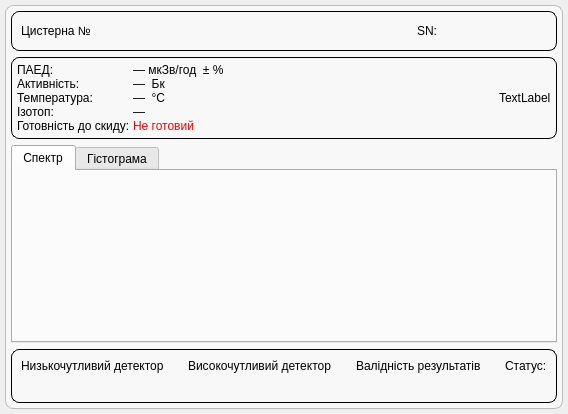
<?xml version="1.0" encoding="UTF-8"?>
<ui version="4.0">
 <class>Form</class>
 <widget class="QWidget" name="Form">
  <property name="geometry">
   <rect>
    <x>0</x>
    <y>0</y>
    <width>568</width>
    <height>414</height>
   </rect>
  </property>
  <property name="sizePolicy">
   <sizepolicy hsizetype="Expanding" vsizetype="Preferred">
    <horstretch>0</horstretch>
    <verstretch>0</verstretch>
   </sizepolicy>
  </property>
  <property name="minimumSize">
   <size>
    <width>0</width>
    <height>0</height>
   </size>
  </property>
  <property name="windowTitle">
   <string>Form</string>
  </property>
  <property name="styleSheet">
   <string notr="true">#QWidget {
background-color: rgb(248, 248, 249);
}



</string>
  </property>
  <layout class="QVBoxLayout" name="verticalLayout_3">
   <property name="leftMargin">
    <number>5</number>
   </property>
   <property name="topMargin">
    <number>5</number>
   </property>
   <property name="rightMargin">
    <number>5</number>
   </property>
   <property name="bottomMargin">
    <number>5</number>
   </property>
   <item>
    <widget class="QFrame" name="deviceCard">
     <property name="sizePolicy">
      <sizepolicy hsizetype="Expanding" vsizetype="Preferred">
       <horstretch>0</horstretch>
       <verstretch>0</verstretch>
      </sizepolicy>
     </property>
     <property name="styleSheet">
      <string notr="true">#deviceCard {
    border: 1px solid #bbb;
    border-radius: 8px;
    background-color: rgb(248, 248, 249);
}</string>
     </property>
     <property name="frameShape">
      <enum>QFrame::Shape::StyledPanel</enum>
     </property>
     <property name="frameShadow">
      <enum>QFrame::Shadow::Raised</enum>
     </property>
     <layout class="QGridLayout" name="gridLayout_3">
      <property name="leftMargin">
       <number>5</number>
      </property>
      <property name="topMargin">
       <number>5</number>
      </property>
      <property name="rightMargin">
       <number>5</number>
      </property>
      <property name="bottomMargin">
       <number>5</number>
      </property>
      <property name="horizontalSpacing">
       <number>5</number>
      </property>
      <item row="3" column="0">
       <widget class="QFrame" name="statusSection">
        <property name="styleSheet">
         <string notr="true">#statusSection {
border: 1px solid black;
border-radius: 8px
}</string>
        </property>
        <property name="frameShape">
         <enum>QFrame::Shape::StyledPanel</enum>
        </property>
        <property name="frameShadow">
         <enum>QFrame::Shadow::Raised</enum>
        </property>
        <layout class="QHBoxLayout" name="horizontalLayout_5">
         <item>
          <layout class="QHBoxLayout" name="horizontalLayout_2">
           <item>
            <layout class="QVBoxLayout" name="verticalLayout_9">
             <item>
              <widget class="QLabel" name="lowDetectorLabel">
               <property name="text">
                <string>Низькочутливий детектор</string>
               </property>
              </widget>
             </item>
             <item>
              <widget class="QLabel" name="lowDetectorValue">
               <property name="text">
                <string/>
               </property>
              </widget>
             </item>
            </layout>
           </item>
           <item>
            <spacer name="horizontalSpacer_3">
             <property name="orientation">
              <enum>Qt::Orientation::Horizontal</enum>
             </property>
             <property name="sizeHint" stdset="0">
              <size>
               <width>40</width>
               <height>20</height>
              </size>
             </property>
            </spacer>
           </item>
           <item>
            <layout class="QVBoxLayout" name="verticalLayout_8">
             <item>
              <widget class="QLabel" name="highDetectorLabel">
               <property name="text">
                <string>Високочутливий детектор</string>
               </property>
              </widget>
             </item>
             <item>
              <widget class="QLabel" name="highDetectorValue">
               <property name="text">
                <string/>
               </property>
              </widget>
             </item>
            </layout>
           </item>
           <item>
            <spacer name="horizontalSpacer_4">
             <property name="orientation">
              <enum>Qt::Orientation::Horizontal</enum>
             </property>
             <property name="sizeHint" stdset="0">
              <size>
               <width>40</width>
               <height>20</height>
              </size>
             </property>
            </spacer>
           </item>
           <item>
            <layout class="QVBoxLayout" name="verticalLayout_7">
             <item>
              <widget class="QLabel" name="validityLabel">
               <property name="text">
                <string>Валідність результатів</string>
               </property>
              </widget>
             </item>
             <item>
              <widget class="QLabel" name="validityValue">
               <property name="text">
                <string/>
               </property>
              </widget>
             </item>
            </layout>
           </item>
           <item>
            <spacer name="horizontalSpacer_5">
             <property name="orientation">
              <enum>Qt::Orientation::Horizontal</enum>
             </property>
             <property name="sizeHint" stdset="0">
              <size>
               <width>40</width>
               <height>20</height>
              </size>
             </property>
            </spacer>
           </item>
           <item>
            <layout class="QVBoxLayout" name="verticalLayout_12">
             <item>
              <widget class="QLabel" name="statusLabel">
               <property name="text">
                <string>Статус:</string>
               </property>
              </widget>
             </item>
             <item>
              <widget class="QLabel" name="statusValue">
               <property name="text">
                <string/>
               </property>
              </widget>
             </item>
            </layout>
           </item>
          </layout>
         </item>
        </layout>
       </widget>
      </item>
      <item row="0" column="0">
       <widget class="QFrame" name="infoSection">
        <property name="sizePolicy">
         <sizepolicy hsizetype="Expanding" vsizetype="Preferred">
          <horstretch>0</horstretch>
          <verstretch>0</verstretch>
         </sizepolicy>
        </property>
        <property name="minimumSize">
         <size>
          <width>0</width>
          <height>0</height>
         </size>
        </property>
        <property name="maximumSize">
         <size>
          <width>16777215</width>
          <height>40</height>
         </size>
        </property>
        <property name="styleSheet">
         <string notr="true">#infoSection {
border: 1px solid black;
border-radius: 8px
}</string>
        </property>
        <property name="frameShape">
         <enum>QFrame::Shape::StyledPanel</enum>
        </property>
        <property name="frameShadow">
         <enum>QFrame::Shadow::Raised</enum>
        </property>
        <layout class="QHBoxLayout" name="horizontalLayout_4">
         <item>
          <layout class="QHBoxLayout" name="horizontalLayout_3">
           <item>
            <widget class="QLabel" name="positionLabel">
             <property name="styleSheet">
              <string notr="true">font: 700 11pt &quot;Segoe UI&quot;;</string>
             </property>
             <property name="text">
              <string>Цистерна №</string>
             </property>
             <property name="alignment">
              <set>Qt::AlignmentFlag::AlignLeading|Qt::AlignmentFlag::AlignLeft|Qt::AlignmentFlag::AlignVCenter</set>
             </property>
            </widget>
           </item>
           <item>
            <spacer name="horizontalSpacer_2">
             <property name="orientation">
              <enum>Qt::Orientation::Horizontal</enum>
             </property>
             <property name="sizeType">
              <enum>QSizePolicy::Policy::Minimum</enum>
             </property>
             <property name="sizeHint" stdset="0">
              <size>
               <width>40</width>
               <height>20</height>
              </size>
             </property>
            </spacer>
           </item>
           <item>
            <widget class="QLabel" name="serialLabel">
             <property name="styleSheet">
              <string notr="true">font: 700 11pt &quot;Segoe UI&quot;;</string>
             </property>
             <property name="text">
              <string>SN:</string>
             </property>
             <property name="alignment">
              <set>Qt::AlignmentFlag::AlignCenter</set>
             </property>
             <property name="margin">
              <number>0</number>
             </property>
            </widget>
           </item>
          </layout>
         </item>
        </layout>
       </widget>
      </item>
      <item row="2" column="0">
       <widget class="QTabWidget" name="selectorGraph">
        <property name="styleSheet">
         <string notr="true">#selectorGraph {
border: 1px solid black;
border-radius: 8px
}</string>
        </property>
        <property name="currentIndex">
         <number>0</number>
        </property>
        <widget class="QWidget" name="spectrumWidget">
         <attribute name="title">
          <string>Спектр</string>
         </attribute>
         <layout class="QVBoxLayout" name="verticalLayout_2"/>
        </widget>
        <widget class="QWidget" name="histogram">
         <attribute name="title">
          <string>Гістограма</string>
         </attribute>
         <layout class="QVBoxLayout" name="verticalLayout_4">
          <item>
           <layout class="QVBoxLayout" name="verticalLayout" stretch="10,1">
            <item>
             <widget class="QWidget" name="histogramWidget" native="true"/>
            </item>
            <item>
             <layout class="QHBoxLayout" name="horizontalLayout">
              <item>
               <widget class="QDateTimeEdit" name="dateFrom">
                <property name="dateTime">
                 <datetime>
                  <hour>0</hour>
                  <minute>0</minute>
                  <second>0</second>
                  <year>2026</year>
                  <month>1</month>
                  <day>1</day>
                 </datetime>
                </property>
                <property name="date">
                 <date>
                  <year>2026</year>
                  <month>1</month>
                  <day>1</day>
                 </date>
                </property>
                <property name="displayFormat">
                 <string>d/M/yyyy H:mm</string>
                </property>
               </widget>
              </item>
              <item>
               <widget class="QDateTimeEdit" name="dateTo">
                <property name="dateTime">
                 <datetime>
                  <hour>0</hour>
                  <minute>0</minute>
                  <second>0</second>
                  <year>2026</year>
                  <month>9</month>
                  <day>1</day>
                 </datetime>
                </property>
                <property name="date">
                 <date>
                  <year>2026</year>
                  <month>9</month>
                  <day>1</day>
                 </date>
                </property>
                <property name="displayFormat">
                 <string>d/M/yyyy H:mm</string>
                </property>
               </widget>
              </item>
              <item>
               <widget class="QPushButton" name="makeHist">
                <property name="text">
                 <string>Побудувати</string>
                </property>
               </widget>
              </item>
             </layout>
            </item>
           </layout>
          </item>
         </layout>
        </widget>
       </widget>
      </item>
      <item row="1" column="0">
       <widget class="QFrame" name="measureSection">
        <property name="sizePolicy">
         <sizepolicy hsizetype="Expanding" vsizetype="Preferred">
          <horstretch>0</horstretch>
          <verstretch>0</verstretch>
         </sizepolicy>
        </property>
        <property name="styleSheet">
         <string notr="true">#measureSection {
border: 1px solid black;
border-radius: 8px
}</string>
        </property>
        <property name="frameShape">
         <enum>QFrame::Shape::StyledPanel</enum>
        </property>
        <property name="frameShadow">
         <enum>QFrame::Shadow::Raised</enum>
        </property>
        <layout class="QVBoxLayout" name="verticalLayout_5">
         <property name="spacing">
          <number>5</number>
         </property>
         <property name="leftMargin">
          <number>5</number>
         </property>
         <property name="topMargin">
          <number>5</number>
         </property>
         <property name="rightMargin">
          <number>5</number>
         </property>
         <property name="bottomMargin">
          <number>5</number>
         </property>
         <item>
          <layout class="QGridLayout" name="gridLayout">
           <property name="horizontalSpacing">
            <number>3</number>
           </property>
           <property name="verticalSpacing">
            <number>0</number>
           </property>
           <item row="2" column="1">
            <widget class="QLabel" name="tempValue">
             <property name="styleSheet">
              <string notr="true">font: 700 11pt &quot;Segoe UI&quot;;</string>
             </property>
             <property name="text">
              <string>—  °C</string>
             </property>
            </widget>
           </item>
           <item row="4" column="1">
            <widget class="QLabel" name="readyValue">
             <property name="styleSheet">
              <string notr="true">color: rgb(255, 0, 0);
font: 600 11pt &quot;Segoe UI&quot;;</string>
             </property>
             <property name="text">
              <string>Не готовий</string>
             </property>
            </widget>
           </item>
           <item row="0" column="0">
            <widget class="QLabel" name="doseLabel">
             <property name="styleSheet">
              <string notr="true">font: 700 11pt &quot;Segoe UI&quot;;
</string>
             </property>
             <property name="text">
              <string>ПАЕД:</string>
             </property>
            </widget>
           </item>
           <item row="1" column="0">
            <widget class="QLabel" name="activityLabel">
             <property name="styleSheet">
              <string notr="true">font: 700 11pt &quot;Segoe UI&quot;;
border-bottom: 1px solid black
</string>
             </property>
             <property name="text">
              <string>Активність:</string>
             </property>
            </widget>
           </item>
           <item row="1" column="1">
            <widget class="QLabel" name="activityValue">
             <property name="sizePolicy">
              <sizepolicy hsizetype="Expanding" vsizetype="Preferred">
               <horstretch>0</horstretch>
               <verstretch>0</verstretch>
              </sizepolicy>
             </property>
             <property name="styleSheet">
              <string notr="true">font: 700 11pt &quot;Segoe UI&quot;;</string>
             </property>
             <property name="text">
              <string>—  Бк</string>
             </property>
             <property name="textFormat">
              <enum>Qt::TextFormat::AutoText</enum>
             </property>
             <property name="alignment">
              <set>Qt::AlignmentFlag::AlignLeading|Qt::AlignmentFlag::AlignLeft|Qt::AlignmentFlag::AlignVCenter</set>
             </property>
            </widget>
           </item>
           <item row="3" column="0">
            <widget class="QLabel" name="isotopeLabel">
             <property name="styleSheet">
              <string notr="true">font: 700 11pt &quot;Segoe UI&quot;;</string>
             </property>
             <property name="text">
              <string>Ізотоп:</string>
             </property>
            </widget>
           </item>
           <item row="0" column="1">
            <widget class="QLabel" name="doseValue">
             <property name="sizePolicy">
              <sizepolicy hsizetype="Expanding" vsizetype="Preferred">
               <horstretch>0</horstretch>
               <verstretch>0</verstretch>
              </sizepolicy>
             </property>
             <property name="styleSheet">
              <string notr="true">font: 700 11pt &quot;Segoe UI&quot;;
</string>
             </property>
             <property name="text">
              <string>— мкЗв/год  ± %</string>
             </property>
             <property name="alignment">
              <set>Qt::AlignmentFlag::AlignLeading|Qt::AlignmentFlag::AlignLeft|Qt::AlignmentFlag::AlignVCenter</set>
             </property>
            </widget>
           </item>
           <item row="4" column="0">
            <widget class="QLabel" name="readyLabel">
             <property name="styleSheet">
              <string notr="true">font: 700 11pt &quot;Segoe UI&quot;;</string>
             </property>
             <property name="text">
              <string>Готовність до скиду:</string>
             </property>
            </widget>
           </item>
           <item row="2" column="0">
            <widget class="QLabel" name="tempLabel">
             <property name="styleSheet">
              <string notr="true">font: 700 11pt &quot;Segoe UI&quot;;</string>
             </property>
             <property name="text">
              <string>Температура:</string>
             </property>
            </widget>
           </item>
           <item row="0" column="3" rowspan="5">
            <spacer name="horizontalSpacer">
             <property name="orientation">
              <enum>Qt::Orientation::Horizontal</enum>
             </property>
             <property name="sizeType">
              <enum>QSizePolicy::Policy::Maximum</enum>
             </property>
             <property name="sizeHint" stdset="0">
              <size>
               <width>40</width>
               <height>20</height>
              </size>
             </property>
            </spacer>
           </item>
           <item row="3" column="1">
            <widget class="QLabel" name="isotopeValue">
             <property name="styleSheet">
              <string notr="true">font: 700 11pt &quot;Segoe UI&quot;;</string>
             </property>
             <property name="text">
              <string>—</string>
             </property>
             <property name="alignment">
              <set>Qt::AlignmentFlag::AlignLeading|Qt::AlignmentFlag::AlignLeft|Qt::AlignmentFlag::AlignVCenter</set>
             </property>
            </widget>
           </item>
           <item row="0" column="4" rowspan="5">
            <widget class="QLabel" name="barrelLabel">
             <property name="text">
              <string>TextLabel</string>
             </property>
            </widget>
           </item>
          </layout>
         </item>
        </layout>
       </widget>
      </item>
     </layout>
    </widget>
   </item>
  </layout>
 </widget>
 <resources/>
 <connections/>
</ui>
